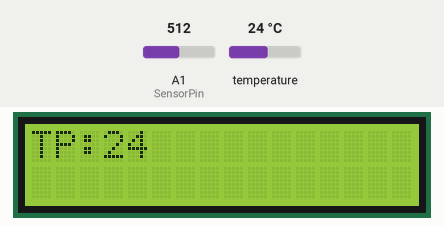
Bench run of a sketch on a simulated Arduino Uno, built with avr-gcc and run on an emulated ATmega328P. Shown: 16×2 character LCD. The test bench sets the inputs (shaded band); at power-on: A1 (SensorPin) = 512, temperature 24 °C. What the sketch prints to the serial monitor is not drawn.

Above: at 0.9 s.
At 12.0 s:
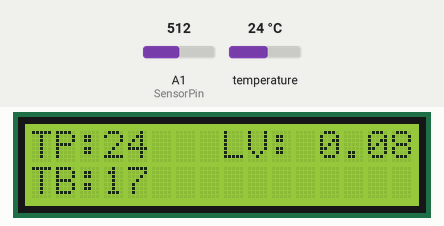
12.1 s: A1 (SensorPin) set to 716
At 16.8 s:
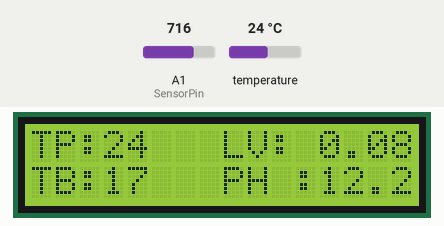
Timing chart, 0 to 18.3 s (numbered marks = the images above; inputs shaded):
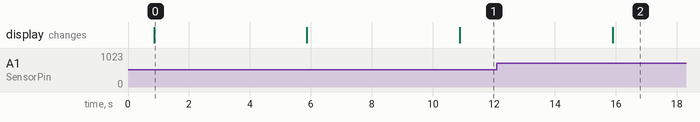

The sketch:

test_connect_boad_arduino10.ino
```cpp
int data1;
int data2;
float data3;
float data4;
int16_t dataVoltage;
float dataCurrent, depth;
#define SensorPin A1
unsigned long int avgValue;
int buf[10],temp;
unsigned long timepoint_measure;
#include <Wire.h>
#include <OneWire.h>
#include <DallasTemperature.h>
#include <LiquidCrystal_I2C.h>
#include <SoftwareSerial.h>
#define ONE_WIRE_BUS A2
#define ANALOG_PIN A3
#define RANGE 5000
#define CURRENT_INIT 4.00
#define DENSITY_WATER 1
#define DENSITY_GASOLINE 0.74
#define PRINT_INTERVAL 1000
SoftwareSerial UnoSerial(3, 2); // RX | TX
OneWire oneWire(ONE_WIRE_BUS);
DallasTemperature sensors(&oneWire);
LiquidCrystal_I2C lcd(0x27, 16, 2);

void setup()
{
  pinMode(A0,INPUT);
  pinMode(3, INPUT);
  pinMode(2, OUTPUT);
  pinMode(ANALOG_PIN, INPUT);
  timepoint_measure = millis();
  Serial.begin(9600);
  sensors.begin();
  UnoSerial.begin(57600);
  lcd.begin();
  lcd.backlight();
}

void loop() {
  //temp
  sensors.requestTemperatures();
  data1=sensors.getTempCByIndex(0);
  Serial.println(sensors.getTempCByIndex(0));
  lcd.setCursor(0, 0);
  lcd.print("TP:");
  lcd.setCursor(3, 0);
  lcd.print(data1);
  delay(5000);

  //cloudy
  int a = analogRead(A0);
  data2 = map (a,0,615,100,0);
  if(data2<0){
    data2=0;
  }
  if(data2>100){
    data2=100;
  }
  Serial.println(data2);
  lcd.setCursor(0, 1);
  lcd.print("TB:");
  lcd.setCursor(3, 1);
  lcd.print(data2);
  delay(5000);

  //level
  if (millis() - timepoint_measure > PRINT_INTERVAL) {
    timepoint_measure = millis();
    dataVoltage = analogRead(ANALOG_PIN);
    dataCurrent = dataVoltage / 120.0;
    depth = (dataCurrent - CURRENT_INIT) * (RANGE/ DENSITY_WATER / 16.0);
    if (depth < 0) depth = 0.0;
      //Serial.print(depth/1000);
      data3=depth/1000;
      if(data3<0){
        data3=0;
      }
      Serial.println(data3);
  }
  lcd.setCursor(8, 0);
  lcd.print("LV:");
  lcd.setCursor(12, 0);
  lcd.print(data3);
  delay(5000);

  //PH
  for(int i=0;i<10;i++)
  {
    buf[i]=analogRead(SensorPin);
  }
  for(int i=0;i<9;i++)
  {
    for(int j=i+1;j<10;j++)
    {
      if(buf[i]>buf[j])
      {
        temp=buf[i];
        buf[i]=buf[j];
        buf[j]=temp;
      }
    }
  }
  avgValue=0;
  for(int i=2;i<8;i++)
    avgValue+=buf[i];
  float phValue=(float)avgValue*5.0/1024/6;
  phValue=3.5*phValue;
  data4=phValue;
  Serial.println(data4);
  lcd.setCursor(8, 1);
  lcd.print("PH :");
  lcd.setCursor(12, 1);
  lcd.print(phValue);
  delay(5000);

  //send serial
  //Serial.print("\t");
  UnoSerial.print(data1);
  UnoSerial.print(" ");
  UnoSerial.print(data2);
  UnoSerial.print(" ");
  UnoSerial.print(data3);
  UnoSerial.print(" ");
  UnoSerial.print(data4);
  UnoSerial.print("\n");
  delay(5000);
}
```

Measured:
- after the input at 12.1 s, the display: changes after 3.8 s (image 2)
- what the display in image 0 shows lasts 5.0 s, from 0.9 s to 5.9 s
